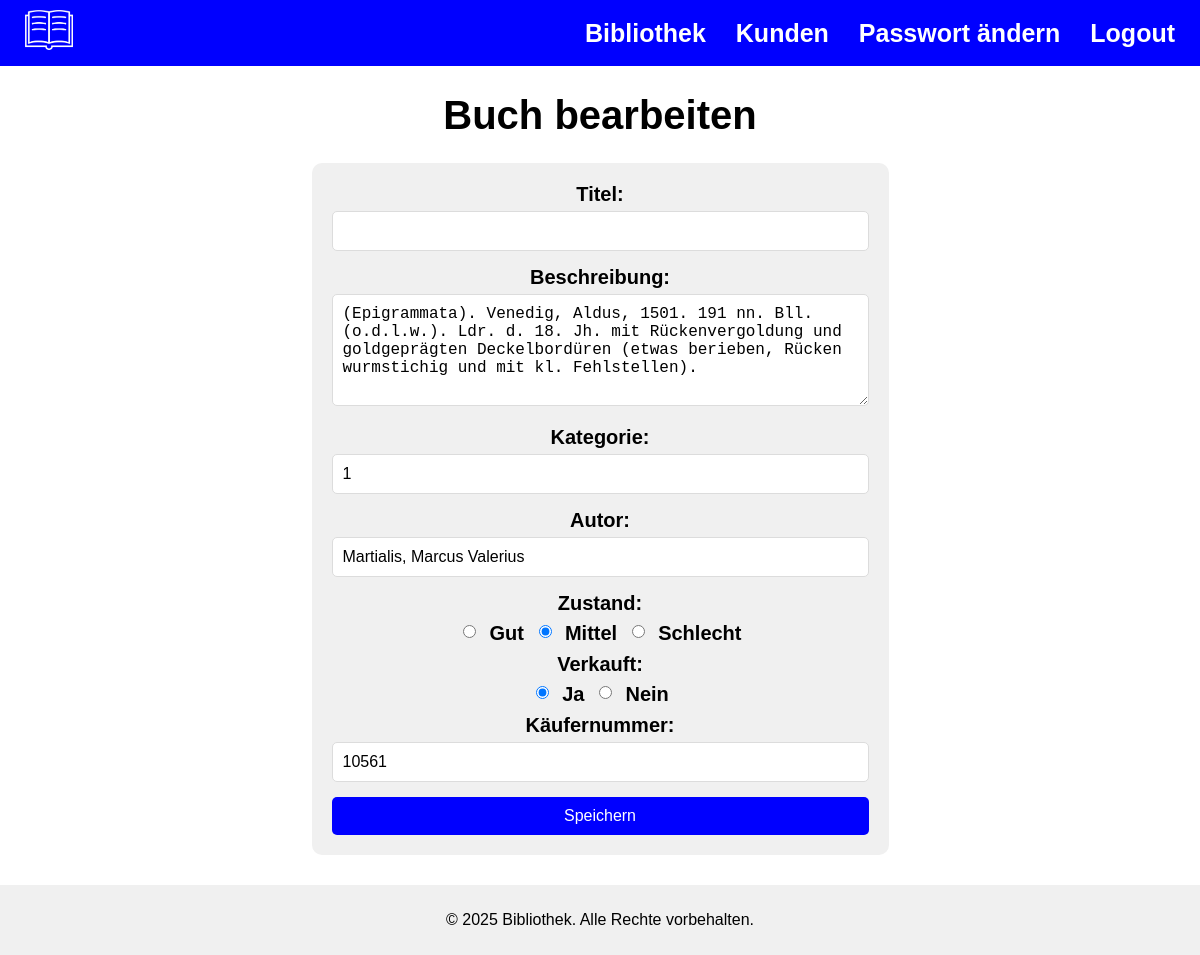
Page /mod_book.php?id=3488 (signed in) on the committed database.
### tables this page shows
CREATE TABLE `buecher` (
  `id` int(4) NOT NULL,
  `katalog` int(2) DEFAULT NULL,
  `nummer` int(3) DEFAULT NULL,
  `Title` varchar(34) DEFAULT NULL,
  `kategorie` int(2) DEFAULT NULL,
  `verkauft` int(1) DEFAULT NULL,
  `kaufer` int(5) DEFAULT NULL,
  `autor` varchar(87) DEFAULT NULL,
  `Beschreibung` varchar(4242) DEFAULT NULL,
  `foto` varchar(8) DEFAULT NULL,
  `verfasser` int(1) DEFAULT NULL,
  `zustand` varchar(1) DEFAULT NULL
);

### mod_book.php (the view, shortened to what this page needs)
<?php
$servername = "localhost";
$username = "root";
$password = "";
$dbname = "Books";
$conn = new mysqli($servername, $username, $password, $dbname);
if (isset($_GET['id'])) {
    $book_id = intval($_GET['id']);
    $stmt = $conn->prepare("SELECT * FROM buecher WHERE id = ?");
    $stmt->bind_param("i", $book_id);
    $stmt->execute();
    $result = $stmt->get_result();
    $book = $result->fetch_assoc();
} else {
    die("Keine Buch-ID angegeben.");
}
?>
<!DOCTYPE html>
<html lang="de">
<head>
    <link rel="stylesheet" href="styles.css">
</head>
<body>
    <header>
        <nav>
            <ul>
                <li class="logo"><a href="index.html"><img src="../Website mit SQL/images/Buch.png" alt="Logo"></a></li>
                <li><a href="admin.php">Bibliothek</a></li>
                <li><a href="kunden.php">Kunden</a></li>
                <li><a href="passwort.php">Passwort ändern</a></li>
                <li><a href="mod_book.php?logout=1">Logout</a></li>
            </ul>
        </nav>
    </header>
    <main>
        <h1>Buch bearbeiten</h1>
        <div class="form-container">
            <form method="POST" action="mod_book.php?id=<?php echo $book_id; ?>">
                <label for="title">Titel:</label>
                <input type="text" id="title" name="title" value="<?php echo htmlspecialchars($book['Title']); ?>" required>
                <label for="beschreibung">Beschreibung:</label>
                <textarea id="beschreibung" name="beschreibung" rows="5" cols="50" required><?php echo htmlspecialchars($book['Beschreibung']); ?></textarea>
                <label for="kategorie">Kategorie:</label>
                <input type="number" id="kategorie" name="kategorie" value="<?php echo htmlspecialchars($book['kategorie']); ?>" required>
                <label for="autor">Autor:</label>
                <input type="text" id="autor" name="autor" value="<?php echo htmlspecialchars($book['autor']); ?>">
                <label>Zustand:</label>
                <div style="display: inline-flex; gap: 10px;">
                    <input type="radio" id="zustand_gut" name="zustand" value="G" <?php echo isset($book['zustand']) && $book['zustand'] === 'G' ? 'checked' : ''; ?>>
                    <label for="zustand_gut">Gut</label>
                    <input type="radio" id="zustand_mittel" name="zustand" value="M" <?php echo isset($book['zustand']) && $book['zustand'] === 'M' ? 'checked' : ''; ?>>
                    <label for="zustand_mittel">Mittel</label>
                    <input type="radio" id="zustand_schlecht" name="zustand" value="S" <?php echo isset($book['zustand']) && $book['zustand'] === 'S' ? 'checked' : ''; ?>>
                    <label for="zustand_schlecht">Schlecht</label>
                </div>
                <label>Verkauft:</label>
                <div style="display: inline-flex; gap: 10px;">
                    <input type="radio" id="verkauft_ja" name="verkauft" value="1" <?php echo $book['verkauft'] == 1 ? 'checked' : ''; ?>>
                    <label for="verkauft_ja">Ja</label>
                    <input type="radio" id="verkauft_nein" name="verkauft" value="0" <?php echo $book['verkauft'] == 0 ? 'checked' : ''; ?>>
                    <label for="verkauft_nein">Nein</label>
                </div>
                <label for="kaufer">Käufernummer:</label>
                <input type="number" id="kaufer" name="kaufer" value="<?php echo htmlspecialchars($book['kaufer']); ?>">
                <button type="submit">Speichern</button>
            </form>
        </div>
    </main>
    <footer>
        <p>&copy; 2025 Bibliothek. Alle Rechte vorbehalten.</p>
    </footer>
</body>
</html>

### styles.css (style rules this page uses)
body { font-family: Arial, sans-serif; margin: 0; padding: 0; background-color: white; display: flex; flex-direction: column; min-height: 100vh; }
nav { background-color: blue; padding: 10px; }
nav ul { list-style: none; display: flex; justify-content: space-between; align-items: center; margin: 0; padding: 0; }
nav .logo { margin-right: auto; }
nav li { margin: 0 15px; }
nav a { color: white; text-decoration: none; font-size: 25px; font-weight: bold; transition: color 0.3s; }
.logo img { height: 40px; filter: invert(100%); }
main { flex: 1; text-align: center; display: flex; flex-direction: column; justify-content: center; align-items: center; font-size: 20px; }
h1 { margin-bottom: -5px; }
footer { text-align: center; padding: 10px 0; background-color: rgb(240, 240, 240); }
form { background-color: rgb(240, 240, 240); padding: 20px; border-radius: 10px; margin: 30px; }
form label { display: block; margin-bottom: 5px; font-weight: bold; }
form input, form select, form textarea { width: calc(100% - 22px); padding: 10px; margin-bottom: 15px; border: 1px solid rgb(220, 220, 220); border-radius: 5px; font-size: 16px; }
form button { width: 100%; padding: 10px; background-color: blue; color: white; border: none; border-radius: 5px; font-size: 16px; cursor: pointer; transition: background-color 0.3s; }

### rows in the picture
buecher: beschreibung "(Epigrammata). Venedig, Aldus, 1501. 191 nn. Bll. (o.d.l.w.). Ldr. d. 18. Jh. mit Rückenvergoldung und goldgeprägten Deckelbordüren (etwas berieben, Rücken wurmstichig und mit kl. Fehlstellen).", kategorie "1", autor "Martialis, Marcus Valerius", zustand "☐ Gut", zustand "☑ Mittel", zustand "☐ Schlecht", verkauft "☑ Ja", verkauft "☐ Nein", kaufer "10561"
